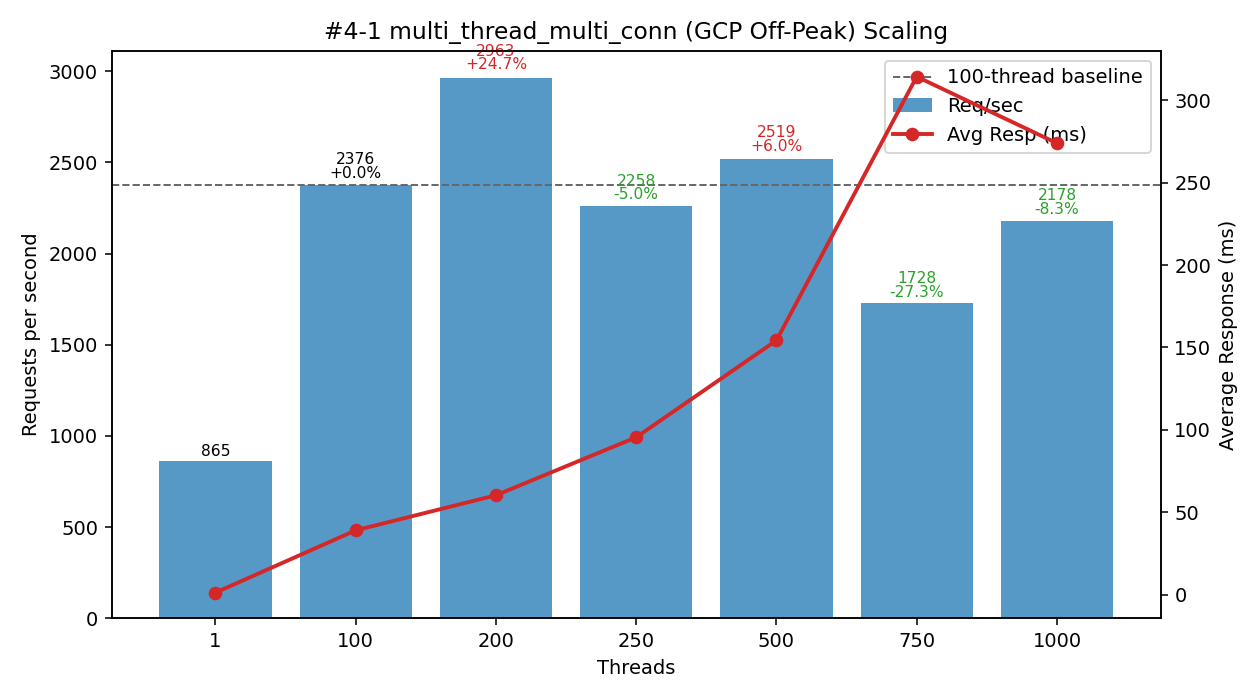

Generate this figure with Python:
#!/usr/bin/env python3
"""
Plot multi_thread_multi_conn performance (#4-1 TiDB GCP Off-Peak dataset) - Threads vs Req/sec and Avg Latency.

Template cloned/adapted from #3-1.py: DATA constant, ascii table with per-thread efficiency, Δ vs 100-thread baseline,
scaling analysis, observations, dual-axis matplotlib bar/line plot with annotations.

Dataset Source (GCP Off-Peak raw excerpts provided):
 Threads: 1,100,200,250,500,750,1000
 multi_thread_multi_conn rows (Req/sec, Avg Resp ms, Total Time s):
   1    ->  865.36 rps,   1.155 ms, 11.556 s
   100  -> 2376.08 rps,  38.978 ms,  4.209 s  (baseline)
   200  -> 2962.57 rps,  60.275 ms,  3.375 s  (peak throughput)
   250  -> 2257.79 rps,  95.477 ms,  4.429 s
   500  -> 2519.49 rps, 154.287 ms,  3.969 s
   750  -> 1727.98 rps, 314.410 ms,  5.787 s
   1000 -> 2177.95 rps, 274.003 ms,  4.591 s

Output: #4-1.png
"""
from __future__ import annotations

# (threads, req_per_sec, avg_resp_ms, total_time_s)
DATA = [
    (1,     865.36,   1.155, 11.556),
    (100,  2376.08,  38.978,  4.209),
    (200,  2962.57,  60.275,  3.375),
    (250,  2257.79,  95.477,  4.429),
    (500,  2519.49, 154.287,  3.969),
    (750,  1727.98, 314.410,  5.787),
    (1000, 2177.95, 274.003,  4.591),
]

PNG_NAME = "#4-1.png"


def analyze(data):
    peak = max(data, key=lambda r: r[1])
    efficiencies = [(t, rps / t) for t, rps, *_ in data if t > 1]
    best_eff = max(efficiencies, key=lambda x: x[1]) if efficiencies else None
    base100 = next((r for r in data if r[0] == 100), None)
    scaling = []
    if base100:
        base_rps = base100[1]
        for t, rps, *_ in data:
            if t >= 100:
                scaling.append((t, rps / base_rps))
    return {"peak": peak, "best_eff": best_eff, "scaling": scaling}


def ascii_table(data):
    base = next((r[1] for r in data if r[0] == 100), None)
    headers = ["Threads", "Req/sec", "Avg_ms", "Req/sec/Thread", "ΔRPS_vs100%"]
    rows = []
    for t, rps, avg_ms, _ in data:
        eff = rps / t
        delta_pct = (rps - base) / base * 100.0 if base and t != 100 else 0.0
        rows.append((t, rps, avg_ms, eff, delta_pct))
    col_widths = []
    for i, h in enumerate(headers):
        max_content = max(len(f"{row[i]:.2f}" if isinstance(row[i], float) else str(row[i])) for row in rows)
        col_widths.append(max(len(h), max_content))

    def fmt(val, i):
        return (f"{val:.2f}" if isinstance(val, float) else str(val)).rjust(col_widths[i])

    lines = [
        " | ".join(headers[i].ljust(col_widths[i]) for i in range(len(headers))),
        "-+-".join('-'*w for w in col_widths)
    ]
    for row in rows:
        lines.append(" | ".join(fmt(row[i], i) for i in range(len(headers))))
    return "\n".join(lines)


def make_plot(data):
    try:
        import matplotlib.pyplot as plt
    except Exception:  # pragma: no cover
        print("[WARN] matplotlib not available, skipping PNG generation.")
        print("Install with: pip install matplotlib")
        return False

    threads = [r[0] for r in data]
    rps = [r[1] for r in data]
    avg_ms = [r[2] for r in data]

    fig, ax1 = plt.subplots(figsize=(9, 5))
    bars = ax1.bar([str(t) for t in threads], rps, color="#1f77b4", alpha=0.75, label="Req/sec")
    ax1.set_xlabel("Threads")
    ax1.set_ylabel("Requests per second")
    ax1.set_title("#4-1 multi_thread_multi_conn (GCP Off-Peak) Scaling")

    ax2 = ax1.twinx()
    ax2.plot([str(t) for t in threads], avg_ms, color="#d62728", marker="o", linewidth=2, label="Avg Resp (ms)")
    ax2.set_ylabel("Average Response (ms)")

    base_rps = next((r[1] for r in data if r[0] == 100), None)
    if base_rps:
        ax1.axhline(base_rps, color='#666', linestyle='--', linewidth=1, label='100-thread baseline')

    for b, (t, val) in zip(bars, [(r[0], r[1]) for r in data]):
        if base_rps and t >= 100:
            delta_pct = (val - base_rps) / base_rps * 100.0
            delta_str = f"{delta_pct:+.1f}%" if t != 100 else "+0.0%"
            color = '#000' if t == 100 else ('#d62728' if delta_pct > 0 else '#2ca02c')
            ax1.text(b.get_x()+b.get_width()/2, b.get_height()*1.01,
                     f"{val:.0f}\n{delta_str}", ha='center', va='bottom', fontsize=8, color=color, linespacing=0.9)
        else:
            ax1.text(b.get_x()+b.get_width()/2, b.get_height()*1.01,
                     f"{val:.0f}", ha='center', va='bottom', fontsize=8)

    lines, labels = [], []
    for ax in (ax1, ax2):
        L = ax.get_legend_handles_labels()
        lines.extend(L[0]); labels.extend(L[1])
    ax1.legend(lines, labels, loc='upper right')

    fig.tight_layout()
    fig.savefig(PNG_NAME, dpi=140)
    print(f"[OK] Saved plot -> {PNG_NAME}")
    return True


def main():
    print("#4-1 multi_thread_multi_conn (GCP Off-Peak) dataset:")
    print(ascii_table(DATA))
    results = analyze(DATA)
    peak_threads, peak_rps, peak_avg, _ = results["peak"]
    print(f"\nPeak throughput at {peak_threads} threads: {peak_rps:.2f} req/sec (avg {peak_avg:.3f} ms)")
    if results["best_eff"]:
        t, eff = results["best_eff"]
        print(f"Best per-thread efficiency (t>1) at {t} threads: {eff:.2f} req/sec/thread")
    if results["scaling"]:
        print("\nScaling vs 100-thread baseline (>=100 threads):")
        for t, ratio in results["scaling"]:
            pct = (ratio - 1) * 100
            sign = "+" if pct >= 0 else ""
            print(f"  {t:>4} threads: {ratio*100:5.1f}% of baseline ({sign}{pct:.2f}%)")

    print("\nObservations:")
    print(" - Peak throughput at 200 threads (2962.57 rps) is +24.7% over 100-thread baseline (2376.08) — modest headroom vs IDC dataset (#3-1 had +3.2%)")
    print(" - 250 threads dips below baseline (-5.0%), indicating earlier contention/queueing after the 200 peak")
    print(" - 500 threads slightly recovers to +6.0% over baseline but at sharply higher latency (154 ms vs 39 ms @100)")
    print(" - Severe degradation at 750 threads (-27.3% throughput, 314 ms avg latency); 1000 threads still below baseline (-8.3%)")
    print(" - Per-thread efficiency collapses rapidly: 23.76 (100) → 14.81 (200) → 5.04 (500) → 2.18 (1000)")
    print(" - Latency grows superlinearly (39 ms @100 → 60 ms @200 → 154 ms @500 → 314 ms @750), pointing to saturation of core resources (CPU / lock hotspots / network) or GC pauses")
    print(" - Recommendation: Operate ≤200 threads on this GCP topology; investigate plan cache, network RTT, and TiKV scheduling to push peak rightwards")
    make_plot(DATA)


if __name__ == "__main__":
    main()
